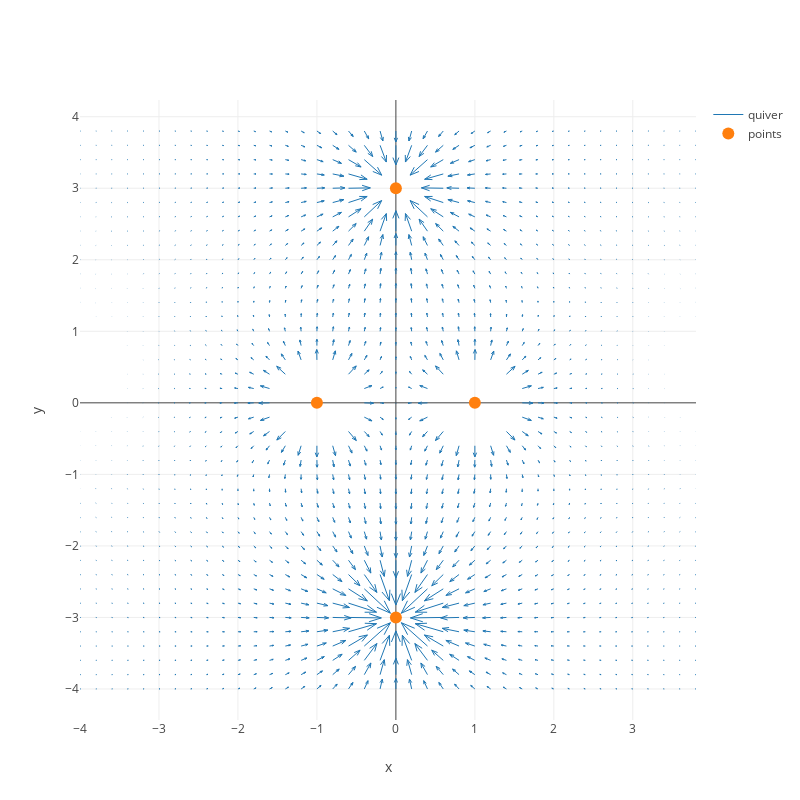
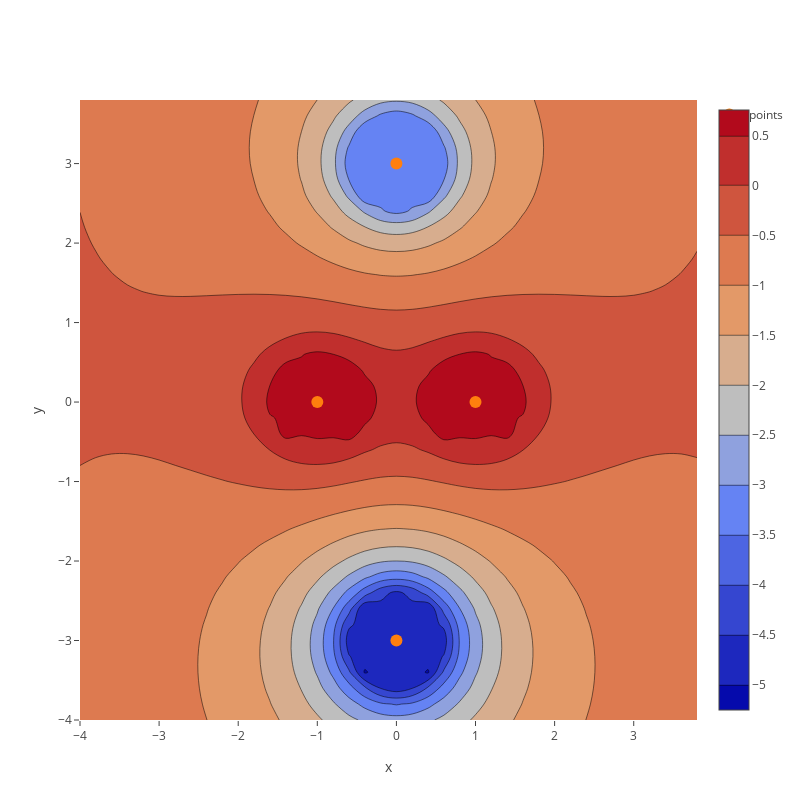

The cell these charts' notebook holds for them, in order:
### Code cell
plotfields(particles)

### Figure 1 — Plotly figure (JSON) as saved in the notebook; plotly's stock layout.template omitted (floating-point values rounded to 4 significant figures; data arrays with more than 128 entries replaced by an {"elided": "..."} marker saying what was removed)
{"data": [{"line": {"width": 1}, "mode": "lines", "name": "quiver", "type": "scatter", "x": {"elided": "10612 float values"}, "y": {"elided": "10612 float values"}}, {"marker": {"size": 12}, "mode": "markers", "name": "points", "type": "scatter", "x": [-1, 1, 0, 0], "y": [0, 0, -3, 3]}], "layout": {"height": 800, "hovermode": "closest", "width": 800, "xaxis": {"title": "x"}, "yaxis": {"title": "y"}}}

### Figure 2 — Plotly figure (JSON) as saved in the notebook; plotly's stock layout.template omitted (floating-point values rounded to 4 significant figures; data arrays with more than 128 entries replaced by an {"elided": "..."} marker saying what was removed)
{"data": [{"type": "contour", "x": {"elided": "1516 float values"}, "y": {"elided": "1516 float values"}, "z": {"elided": "1516 float values"}}, {"marker": {"size": 12}, "mode": "markers", "name": "points", "type": "scatter", "x": [-1, 1, 0, 0], "y": [0, 0, -3, 3]}], "layout": {"height": 800, "plot_bgcolor": "rgb(255, 255, 255)", "scene": {"xaxis": {"autorange": false, "range": [-2, 2], "zeroline": false}, "yaxis": {"autorange": false, "range": [-2, 2], "zeroline": false}}, "showlegend": true, "width": 800, "xaxis": {"title": "x"}, "yaxis": {"title": "y"}}}
